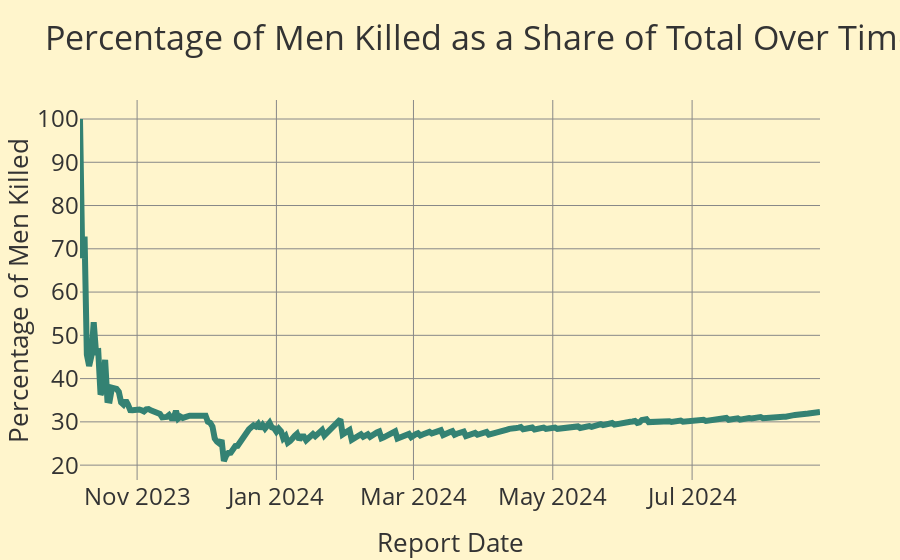

Write notebook code for a chart like this one.
### Code cell
import plotly.express as px

# Calculate the total number of killed individuals (cumulative) for each day
f_casualties_daily['total_ext_killed_cum'] = (
    f_casualties_daily['ext_killed_children_cum'] + 
    f_casualties_daily['ext_killed_women_cum'] + 
    f_casualties_daily['ext_killed_men_cum']
)

# Calculate the percentage of men killed as a share of the total
f_casualties_daily['pct_men_killed'] = (
    f_casualties_daily['ext_killed_men_cum'] / f_casualties_daily['total_ext_killed_cum'] * 100
)

# Plot the percentage of men killed as a share of total using Plotly
fig = px.line(
    f_casualties_daily,
    x='report_date',
    y='pct_men_killed',
    title='Percentage of Men Killed as a Share of Total Over Time',
    labels={'pct_men_killed': 'Percentage of Men Killed', 'report_date': 'Report Date'},
    template='base'  # Use the predefined template
)

# Update layout for better visualization
fig.update_layout(
    xaxis_title='Report Date',
    yaxis_title='Percentage of Men Killed',
    yaxis=dict(tickformat='.2f%')  # Format y-axis as percentage with two decimal points
)

# Show the plot
fig.show()

### Figure 1 — Plotly figure (JSON) as saved in the notebook; plotly's stock layout.template omitted (floating-point values rounded to 4 significant figures; data arrays with more than 128 entries replaced by an {"elided": "..."} marker saying what was removed)
{"data": [{"hovertemplate": "Report Date=%{x}<br>Percentage of Men Killed=%{y}<extra></extra>", "legendgroup": "", "line": {"color": "#348273", "dash": "solid"}, "marker": {"symbol": "circle"}, "mode": "lines", "name": "", "orientation": "v", "showlegend": false, "type": "scatter", "x": {"elided": "325 str values"}, "xaxis": "x", "y": {"elided": "325 float values"}, "yaxis": "y"}], "layout": {"legend": {"tracegroupgap": 0}, "title": {"text": "Percentage of Men Killed as a Share of Total Over Time"}, "xaxis": {"anchor": "y", "domain": [0, 1], "title": {"text": "Report Date"}}, "yaxis": {"anchor": "x", "domain": [0, 1], "tickformat": ".2f%", "title": {"text": "Percentage of Men Killed"}}}}
